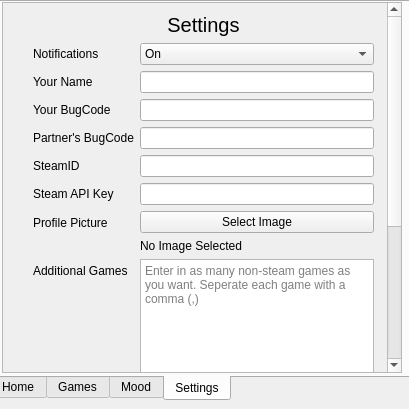
<?xml version="1.0" encoding="UTF-8"?>
<ui version="4.0">
 <class>LoveBug</class>
 <widget class="QMainWindow" name="LoveBug">
  <property name="geometry">
   <rect>
    <x>0</x>
    <y>0</y>
    <width>409</width>
    <height>409</height>
   </rect>
  </property>
  <property name="sizePolicy">
   <sizepolicy hsizetype="Fixed" vsizetype="Fixed">
    <horstretch>0</horstretch>
    <verstretch>0</verstretch>
   </sizepolicy>
  </property>
  <property name="minimumSize">
   <size>
    <width>409</width>
    <height>409</height>
   </size>
  </property>
  <property name="maximumSize">
   <size>
    <width>409</width>
    <height>409</height>
   </size>
  </property>
  <property name="windowTitle">
   <string>MainWindow</string>
  </property>
  <widget class="QWidget" name="widget">
   <property name="enabled">
    <bool>true</bool>
   </property>
   <property name="sizePolicy">
    <sizepolicy hsizetype="Fixed" vsizetype="Fixed">
     <horstretch>0</horstretch>
     <verstretch>0</verstretch>
    </sizepolicy>
   </property>
   <property name="cursor">
    <cursorShape>ArrowCursor</cursorShape>
   </property>
   <property name="autoFillBackground">
    <bool>false</bool>
   </property>
   <widget class="QWidget" name="verticalLayoutWidget">
    <property name="enabled">
     <bool>true</bool>
    </property>
    <property name="geometry">
     <rect>
      <x>-10</x>
      <y>0</y>
      <width>421</width>
      <height>411</height>
     </rect>
    </property>
    <layout class="QVBoxLayout" name="verticalLayout_3">
     <property name="leftMargin">
      <number>0</number>
     </property>
     <property name="rightMargin">
      <number>0</number>
     </property>
     <property name="bottomMargin">
      <number>10</number>
     </property>
     <item>
      <widget class="QTabWidget" name="tabWidget">
       <property name="enabled">
        <bool>true</bool>
       </property>
       <property name="styleSheet">
        <string notr="true">QTabWidget::tab-bar {
alignment: centerl
}</string>
       </property>
       <property name="tabPosition">
        <enum>QTabWidget::South</enum>
       </property>
       <property name="tabShape">
        <enum>QTabWidget::Rounded</enum>
       </property>
       <property name="currentIndex">
        <number>3</number>
       </property>
       <property name="iconSize">
        <size>
         <width>30</width>
         <height>30</height>
        </size>
       </property>
       <property name="elideMode">
        <enum>Qt::ElideMiddle</enum>
       </property>
       <property name="usesScrollButtons">
        <bool>false</bool>
       </property>
       <property name="tabBarAutoHide">
        <bool>false</bool>
       </property>
       <widget class="QWidget" name="tab">
        <attribute name="title">
         <string>Home</string>
        </attribute>
        <widget class="QWidget" name="verticalLayoutWidget_2">
         <property name="geometry">
          <rect>
           <x>20</x>
           <y>0</y>
           <width>380</width>
           <height>350</height>
          </rect>
         </property>
         <layout class="QVBoxLayout" name="verticalLayout">
          <item>
           <layout class="QVBoxLayout" name="verticalLayout_4">
            <item>
             <widget class="QLabel" name="PFP">
              <property name="frameShape">
               <enum>QFrame::Box</enum>
              </property>
              <property name="lineWidth">
               <number>4</number>
              </property>
              <property name="midLineWidth">
               <number>0</number>
              </property>
              <property name="text">
               <string/>
              </property>
              <property name="pixmap">
               <pixmap>:/images/images/AfwEDi.jpg</pixmap>
              </property>
              <property name="scaledContents">
               <bool>true</bool>
              </property>
              <property name="alignment">
               <set>Qt::AlignCenter</set>
              </property>
              <property name="wordWrap">
               <bool>false</bool>
              </property>
             </widget>
            </item>
            <item>
             <widget class="QLabel" name="Name">
              <property name="maximumSize">
               <size>
                <width>16777215</width>
                <height>20</height>
               </size>
              </property>
              <property name="styleSheet">
               <string notr="true">QLabel{font-size:17px}</string>
              </property>
              <property name="frameShape">
               <enum>QFrame::NoFrame</enum>
              </property>
              <property name="text">
               <string>Name</string>
              </property>
              <property name="alignment">
               <set>Qt::AlignCenter</set>
              </property>
             </widget>
            </item>
            <item>
             <widget class="QLabel" name="Mood">
              <property name="maximumSize">
               <size>
                <width>16777215</width>
                <height>20</height>
               </size>
              </property>
              <property name="styleSheet">
               <string notr="true">QLabel{
font-size: 13px;
}</string>
              </property>
              <property name="text">
               <string>Mood</string>
              </property>
              <property name="scaledContents">
               <bool>false</bool>
              </property>
              <property name="alignment">
               <set>Qt::AlignCenter</set>
              </property>
             </widget>
            </item>
           </layout>
          </item>
          <item>
           <layout class="QHBoxLayout" name="horizontalLayout_2">
            <item>
             <widget class="QPushButton" name="b_kiss">
              <property name="enabled">
               <bool>true</bool>
              </property>
              <property name="text">
               <string>Kiss</string>
              </property>
              <property name="icon">
               <iconset>
                <normaloff>:/images/BugCore/images/kiss__49640.png</normaloff>
                <normalon>:/images/BugCore/images/kiss__49640.png</normalon>:/images/BugCore/images/kiss__49640.png</iconset>
              </property>
              <property name="iconSize">
               <size>
                <width>6</width>
                <height>20</height>
               </size>
              </property>
              <property name="checkable">
               <bool>false</bool>
              </property>
             </widget>
            </item>
            <item>
             <widget class="QPushButton" name="b_think">
              <property name="text">
               <string>Think</string>
              </property>
             </widget>
            </item>
            <item>
             <widget class="QPushButton" name="b_love">
              <property name="text">
               <string>Love</string>
              </property>
             </widget>
            </item>
           </layout>
          </item>
          <item>
           <widget class="QTextBrowser" name="textBrowser">
            <property name="html">
             <string>&lt;!DOCTYPE HTML PUBLIC &quot;-//W3C//DTD HTML 4.0//EN&quot; &quot;http://www.w3.org/TR/REC-html40/strict.dtd&quot;&gt;
&lt;html&gt;&lt;head&gt;&lt;meta name=&quot;qrichtext&quot; content=&quot;1&quot; /&gt;&lt;style type=&quot;text/css&quot;&gt;
p, li { white-space: pre-wrap; }
&lt;/style&gt;&lt;/head&gt;&lt;body style=&quot; font-family:'Noto Sans'; font-size:10pt; font-weight:400; font-style:normal;&quot;&gt;
&lt;p style=&quot;-qt-paragraph-type:empty; margin-top:0px; margin-bottom:0px; margin-left:0px; margin-right:0px; -qt-block-indent:0; text-indent:0px;&quot;&gt;&lt;br /&gt;&lt;/p&gt;&lt;/body&gt;&lt;/html&gt;</string>
            </property>
           </widget>
          </item>
         </layout>
        </widget>
       </widget>
       <widget class="QWidget" name="tab_2">
        <attribute name="title">
         <string>Games</string>
        </attribute>
        <widget class="QWidget" name="verticalLayoutWidget_3">
         <property name="geometry">
          <rect>
           <x>10</x>
           <y>10</y>
           <width>400</width>
           <height>341</height>
          </rect>
         </property>
         <layout class="QVBoxLayout" name="verticalLayout_2">
          <item>
           <widget class="QLabel" name="game_img">
            <property name="styleSheet">
             <string notr="true">QLabel {text-align: center;}</string>
            </property>
            <property name="text">
             <string>No Game Selected</string>
            </property>
            <property name="scaledContents">
             <bool>true</bool>
            </property>
            <property name="alignment">
             <set>Qt::AlignCenter</set>
            </property>
            <property name="margin">
             <number>0</number>
            </property>
           </widget>
          </item>
          <item>
           <widget class="QComboBox" name="cb_SelectGame">
            <property name="autoFillBackground">
             <bool>false</bool>
            </property>
            <property name="styleSheet">
             <string notr="true">QComboBox::drop-down {subcontrol-origin: padding;  subcontrol-position: top right;width: 40px;border: 0px ;}</string>
            </property>
            <property name="placeholderText">
             <string>Select Game</string>
            </property>
           </widget>
          </item>
          <item>
           <widget class="QPushButton" name="b_Randomize">
            <property name="enabled">
             <bool>true</bool>
            </property>
            <property name="text">
             <string>Randomize</string>
            </property>
           </widget>
          </item>
          <item>
           <widget class="QLabel" name="label_2">
            <property name="styleSheet">
             <string notr="true">QLabel{
font-size: 20px
}</string>
            </property>
            <property name="text">
             <string>OR</string>
            </property>
            <property name="scaledContents">
             <bool>false</bool>
            </property>
            <property name="alignment">
             <set>Qt::AlignCenter</set>
            </property>
           </widget>
          </item>
          <item>
           <widget class="QTextEdit" name="t_custom">
            <property name="maximumSize">
             <size>
              <width>16777215</width>
              <height>30</height>
             </size>
            </property>
            <property name="placeholderText">
             <string>Write in your own game</string>
            </property>
           </widget>
          </item>
          <item>
           <widget class="QPushButton" name="b_Request">
            <property name="text">
             <string>Play!</string>
            </property>
           </widget>
          </item>
         </layout>
        </widget>
       </widget>
       <widget class="QWidget" name="tab_4">
        <attribute name="title">
         <string>Mood</string>
        </attribute>
        <widget class="QWidget" name="verticalLayoutWidget_4">
         <property name="geometry">
          <rect>
           <x>50</x>
           <y>30</y>
           <width>320</width>
           <height>301</height>
          </rect>
         </property>
         <layout class="QVBoxLayout" name="verticalLayout_5">
          <item>
           <widget class="QLabel" name="label_24">
            <property name="maximumSize">
             <size>
              <width>16777215</width>
              <height>30</height>
             </size>
            </property>
            <property name="styleSheet">
             <string notr="true">QLabel {font-size:20px}</string>
            </property>
            <property name="text">
             <string>Mood</string>
            </property>
            <property name="alignment">
             <set>Qt::AlignCenter</set>
            </property>
           </widget>
          </item>
          <item>
           <widget class="QLabel" name="l_CurrentMood">
            <property name="sizePolicy">
             <sizepolicy hsizetype="Preferred" vsizetype="Fixed">
              <horstretch>0</horstretch>
              <verstretch>0</verstretch>
             </sizepolicy>
            </property>
            <property name="text">
             <string>Your mood is currently: None</string>
            </property>
            <property name="alignment">
             <set>Qt::AlignCenter</set>
            </property>
           </widget>
          </item>
          <item>
           <widget class="QLineEdit" name="t_MoodBox">
            <property name="text">
             <string/>
            </property>
            <property name="alignment">
             <set>Qt::AlignCenter</set>
            </property>
            <property name="placeholderText">
             <string>How are you feeling right now?</string>
            </property>
            <property name="clearButtonEnabled">
             <bool>true</bool>
            </property>
           </widget>
          </item>
          <item>
           <widget class="QPushButton" name="b_SubmitButton">
            <property name="text">
             <string>Submit</string>
            </property>
           </widget>
          </item>
         </layout>
        </widget>
       </widget>
       <widget class="QWidget" name="tab_3">
        <attribute name="title">
         <string>Settings</string>
        </attribute>
        <widget class="QScrollArea" name="scrollArea">
         <property name="geometry">
          <rect>
           <x>10</x>
           <y>0</y>
           <width>400</width>
           <height>371</height>
          </rect>
         </property>
         <property name="sizePolicy">
          <sizepolicy hsizetype="Expanding" vsizetype="Fixed">
           <horstretch>0</horstretch>
           <verstretch>0</verstretch>
          </sizepolicy>
         </property>
         <property name="minimumSize">
          <size>
           <width>0</width>
           <height>100</height>
          </size>
         </property>
         <property name="verticalScrollBarPolicy">
          <enum>Qt::ScrollBarAlwaysOn</enum>
         </property>
         <property name="sizeAdjustPolicy">
          <enum>QAbstractScrollArea::AdjustToContents</enum>
         </property>
         <property name="widgetResizable">
          <bool>true</bool>
         </property>
         <property name="alignment">
          <set>Qt::AlignCenter</set>
         </property>
         <widget class="QWidget" name="L_settings">
          <property name="geometry">
           <rect>
            <x>0</x>
            <y>0</y>
            <width>375</width>
            <height>600</height>
           </rect>
          </property>
          <property name="sizePolicy">
           <sizepolicy hsizetype="Preferred" vsizetype="Fixed">
            <horstretch>0</horstretch>
            <verstretch>100</verstretch>
           </sizepolicy>
          </property>
          <property name="minimumSize">
           <size>
            <width>0</width>
            <height>600</height>
           </size>
          </property>
          <property name="tabletTracking">
           <bool>true</bool>
          </property>
          <widget class="QWidget" name="layoutWidget">
           <property name="geometry">
            <rect>
             <x>30</x>
             <y>10</y>
             <width>341</width>
             <height>503</height>
            </rect>
           </property>
           <layout class="QFormLayout" name="settingsForm">
            <item row="0" column="0" colspan="2">
             <widget class="QLabel" name="label_21">
              <property name="enabled">
               <bool>true</bool>
              </property>
              <property name="styleSheet">
               <string notr="true">QLabel{ font-size: 20px}</string>
              </property>
              <property name="text">
               <string>Settings</string>
              </property>
              <property name="alignment">
               <set>Qt::AlignCenter</set>
              </property>
             </widget>
            </item>
            <item row="1" column="0">
             <widget class="QLabel" name="label_17">
              <property name="enabled">
               <bool>true</bool>
              </property>
              <property name="text">
               <string>Notifications</string>
              </property>
             </widget>
            </item>
            <item row="1" column="1">
             <widget class="QComboBox" name="cb_NotifBox">
              <property name="enabled">
               <bool>true</bool>
              </property>
              <item>
               <property name="text">
                <string>On</string>
               </property>
              </item>
              <item>
               <property name="text">
                <string>Off</string>
               </property>
              </item>
             </widget>
            </item>
            <item row="2" column="0">
             <widget class="QLabel" name="label_18">
              <property name="enabled">
               <bool>true</bool>
              </property>
              <property name="text">
               <string>Your Name</string>
              </property>
              <property name="buddy">
               <cstring>t_userName</cstring>
              </property>
             </widget>
            </item>
            <item row="2" column="1">
             <widget class="QLineEdit" name="t_userName">
              <property name="enabled">
               <bool>true</bool>
              </property>
              <property name="clearButtonEnabled">
               <bool>true</bool>
              </property>
             </widget>
            </item>
            <item row="3" column="0">
             <widget class="QLabel" name="label_19">
              <property name="enabled">
               <bool>true</bool>
              </property>
              <property name="text">
               <string>Your BugCode</string>
              </property>
              <property name="buddy">
               <cstring>t_UserCode</cstring>
              </property>
             </widget>
            </item>
            <item row="3" column="1">
             <widget class="QLineEdit" name="t_UserCode">
              <property name="enabled">
               <bool>true</bool>
              </property>
              <property name="readOnly">
               <bool>true</bool>
              </property>
             </widget>
            </item>
            <item row="4" column="0">
             <widget class="QLabel" name="label_20">
              <property name="enabled">
               <bool>true</bool>
              </property>
              <property name="text">
               <string>Partner's BugCode</string>
              </property>
              <property name="buddy">
               <cstring>t_PartnerCode</cstring>
              </property>
             </widget>
            </item>
            <item row="4" column="1">
             <widget class="QLineEdit" name="t_PartnerCode">
              <property name="enabled">
               <bool>true</bool>
              </property>
              <property name="readOnly">
               <bool>false</bool>
              </property>
              <property name="clearButtonEnabled">
               <bool>true</bool>
              </property>
             </widget>
            </item>
            <item row="5" column="0">
             <widget class="QLabel" name="label_3">
              <property name="text">
               <string>SteamID</string>
              </property>
              <property name="buddy">
               <cstring>t_SteamID</cstring>
              </property>
             </widget>
            </item>
            <item row="5" column="1">
             <widget class="QLineEdit" name="t_SteamID">
              <property name="clearButtonEnabled">
               <bool>true</bool>
              </property>
             </widget>
            </item>
            <item row="7" column="0">
             <widget class="QLabel" name="label">
              <property name="enabled">
               <bool>true</bool>
              </property>
              <property name="text">
               <string>Profile Picture</string>
              </property>
              <property name="buddy">
               <cstring>b_pfpSelect</cstring>
              </property>
             </widget>
            </item>
            <item row="7" column="1">
             <layout class="QVBoxLayout" name="verticalLayout_7">
              <item>
               <widget class="QPushButton" name="b_pfpSelect">
                <property name="enabled">
                 <bool>true</bool>
                </property>
                <property name="text">
                 <string>Select Image</string>
                </property>
               </widget>
              </item>
              <item>
               <widget class="QLabel" name="pfpLabel">
                <property name="maximumSize">
                 <size>
                  <width>300</width>
                  <height>300</height>
                 </size>
                </property>
                <property name="text">
                 <string>No Image Selected</string>
                </property>
                <property name="scaledContents">
                 <bool>true</bool>
                </property>
               </widget>
              </item>
             </layout>
            </item>
            <item row="8" column="0">
             <widget class="QLabel" name="label_4">
              <property name="text">
               <string>Additional Games</string>
              </property>
              <property name="buddy">
               <cstring>t_AdditionalGames</cstring>
              </property>
             </widget>
            </item>
            <item row="8" column="1">
             <widget class="QTextEdit" name="t_AdditionalGames">
              <property name="tabletTracking">
               <bool>true</bool>
              </property>
              <property name="markdown">
               <string/>
              </property>
              <property name="placeholderText">
               <string>Enter in as many non-steam games as you want. Seperate each game with a comma (,)</string>
              </property>
             </widget>
            </item>
            <item row="9" column="0">
             <widget class="QLabel" name="label_5">
              <property name="styleSheet">
               <string notr="true">QLabel {color: RED}</string>
              </property>
              <property name="text">
               <string>Remote Server Url</string>
              </property>
              <property name="buddy">
               <cstring>t_URL</cstring>
              </property>
             </widget>
            </item>
            <item row="9" column="1">
             <layout class="QVBoxLayout" name="verticalLayout_6">
              <property name="spacing">
               <number>0</number>
              </property>
              <property name="sizeConstraint">
               <enum>QLayout::SetMinimumSize</enum>
              </property>
              <property name="rightMargin">
               <number>0</number>
              </property>
              <item>
               <widget class="QLineEdit" name="t_URL">
                <property name="sizePolicy">
                 <sizepolicy hsizetype="MinimumExpanding" vsizetype="Fixed">
                  <horstretch>0</horstretch>
                  <verstretch>0</verstretch>
                 </sizepolicy>
                </property>
                <property name="minimumSize">
                 <size>
                  <width>200</width>
                  <height>0</height>
                 </size>
                </property>
                <property name="maximumSize">
                 <size>
                  <width>20000</width>
                  <height>100</height>
                 </size>
                </property>
                <property name="tabletTracking">
                 <bool>true</bool>
                </property>
                <property name="placeholderText">
                 <string>http://example.com:port/</string>
                </property>
                <property name="clearButtonEnabled">
                 <bool>true</bool>
                </property>
               </widget>
              </item>
             </layout>
            </item>
            <item row="6" column="0">
             <widget class="QLabel" name="label_6">
              <property name="text">
               <string>Steam API Key</string>
              </property>
             </widget>
            </item>
            <item row="6" column="1">
             <widget class="QLineEdit" name="t_APIKey"/>
            </item>
            <item row="10" column="0" colspan="2">
             <widget class="QPushButton" name="b_saveSettings">
              <property name="text">
               <string>Save Settings</string>
              </property>
             </widget>
            </item>
           </layout>
          </widget>
          <widget class="QLabel" name="label_8">
           <property name="geometry">
            <rect>
             <x>40</x>
             <y>530</y>
             <width>321</width>
             <height>20</height>
            </rect>
           </property>
           <property name="text">
            <string>Made With &lt;3 by Juniper</string>
           </property>
           <property name="alignment">
            <set>Qt::AlignCenter</set>
           </property>
          </widget>
         </widget>
        </widget>
       </widget>
      </widget>
     </item>
    </layout>
   </widget>
  </widget>
 </widget>
 <tabstops>
  <tabstop>tabWidget</tabstop>
  <tabstop>b_kiss</tabstop>
  <tabstop>b_think</tabstop>
  <tabstop>b_love</tabstop>
  <tabstop>textBrowser</tabstop>
  <tabstop>cb_SelectGame</tabstop>
  <tabstop>b_Randomize</tabstop>
  <tabstop>t_custom</tabstop>
  <tabstop>b_Request</tabstop>
  <tabstop>t_MoodBox</tabstop>
  <tabstop>b_SubmitButton</tabstop>
  <tabstop>scrollArea</tabstop>
  <tabstop>cb_NotifBox</tabstop>
  <tabstop>t_userName</tabstop>
  <tabstop>t_UserCode</tabstop>
  <tabstop>t_PartnerCode</tabstop>
  <tabstop>t_SteamID</tabstop>
  <tabstop>t_APIKey</tabstop>
  <tabstop>b_pfpSelect</tabstop>
  <tabstop>t_AdditionalGames</tabstop>
  <tabstop>t_URL</tabstop>
  <tabstop>b_saveSettings</tabstop>
 </tabstops>
 <resources>
  <include location="images.qrc"/>
 </resources>
 <connections/>
 <designerdata>
  <property name="gridDeltaX">
   <number>10</number>
  </property>
  <property name="gridDeltaY">
   <number>10</number>
  </property>
  <property name="gridSnapX">
   <bool>true</bool>
  </property>
  <property name="gridSnapY">
   <bool>true</bool>
  </property>
  <property name="gridVisible">
   <bool>true</bool>
  </property>
 </designerdata>
</ui>
